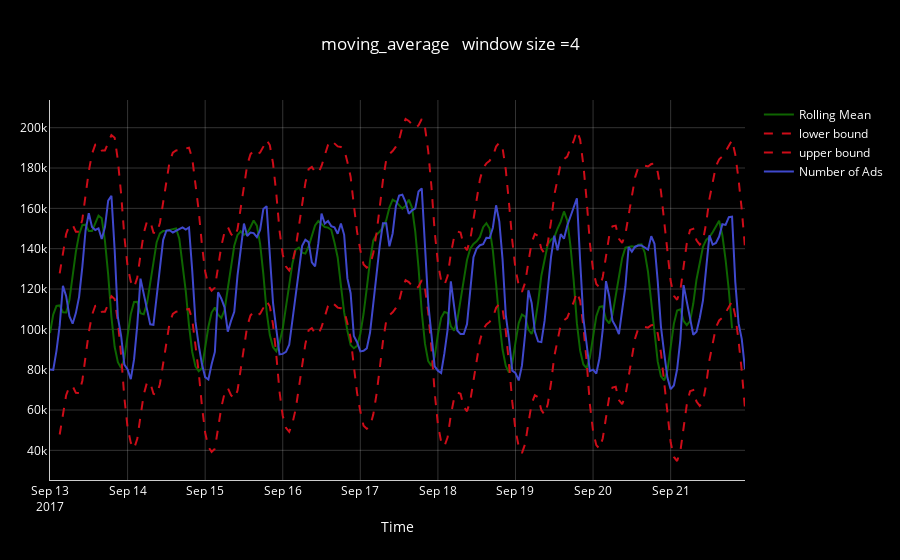

Write notebook code for a chart like this one.
### Markdown cell above
When we applied daily smoothing on hourly data, we could clearly see the dynamics of ads watched. During the weekends, the values are higher (more time to play on the weekends) while fewer ads are watched on weekdays.

### Code cell
plot_moving_average(ads,'Ads',4,plot_intervals=True)

### Figure 1 — Plotly figure (JSON) as saved in the notebook; plotly's stock layout.template omitted (floating-point values rounded to 4 significant figures; data arrays with more than 128 entries replaced by an {"elided": "..."} marker saying what was removed)
{"data": [{"marker": {"color": "rgba(16,112,2,0.9)"}, "mode": "lines", "name": "Rolling Mean", "type": "scatter", "x": {"elided": "216 str values"}, "y": {"elided": "212 float values"}}, {"line": {"color": "rgb(205, 12, 24)", "dash": "dash", "width": 2}, "name": "lower bound", "type": "scatter", "x": {"elided": "216 str values"}, "y": {"elided": "216 float values"}}, {"line": {"color": "rgb(205, 12, 24)", "dash": "dash", "width": 2}, "name": "upper bound", "type": "scatter", "x": {"elided": "216 str values"}, "y": {"elided": "216 float values"}}, {"line": {"color": "rgb(63, 72, 204)"}, "marker": {"color": "rgba(16,112,2,0.9)"}, "mode": "lines", "name": "Number of Ads", "type": "scatter", "x": {"elided": "216 str values"}, "y": {"elided": "216 int values"}}], "layout": {"font": {"color": "#FFFFFF"}, "margin": {"l": 50, "r": 30}, "paper_bgcolor": "rgb(0, 0, 0)", "plot_bgcolor": "rgb(0, 0, 0)", "title": "moving_average \n window size =4", "xaxis": {"gridcolor": "rgba(255,255,255,0.2)", "linecolor": "rgba(255,255,255, 0.8)", "showgrid": true, "title": "Time"}, "yaxis": {"gridcolor": "rgba(255,255,255,0.2)", "linecolor": "rgba(255,255,255, 0.8)", "showgrid": true}}}
